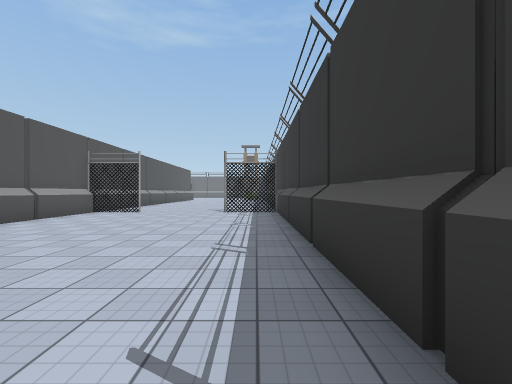
[1] (above)

24 first-person views from a walk through a Unity game level. The camera is 1.5 m above the floor, looks level and sees 90° across. The floor is counted in squares, 2 m on a side. Each view is taken from the middle of a square. On the plan, view 1 faces up. The plan holds only what a view shows up to about 9 squares ahead; the rest is blank. The place goes on beyond the plan. Some surface patterns are stand-ins.

[2]
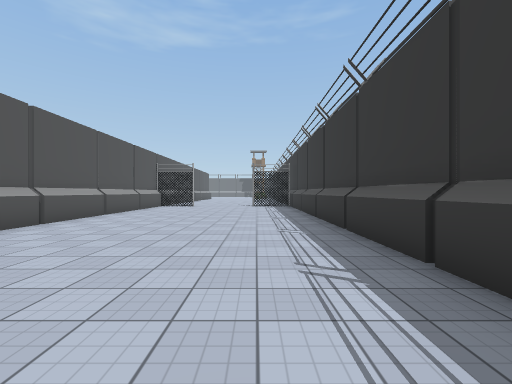

[3]
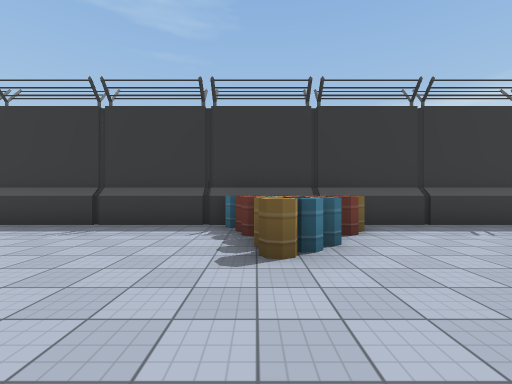

[4]
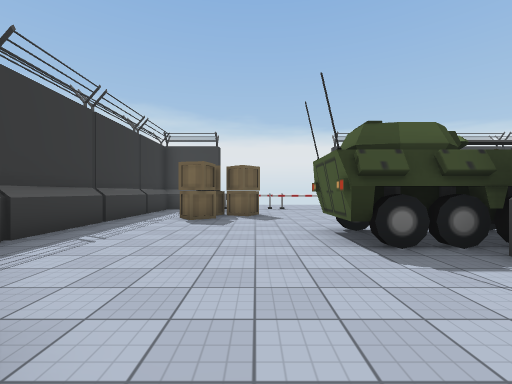

[5]
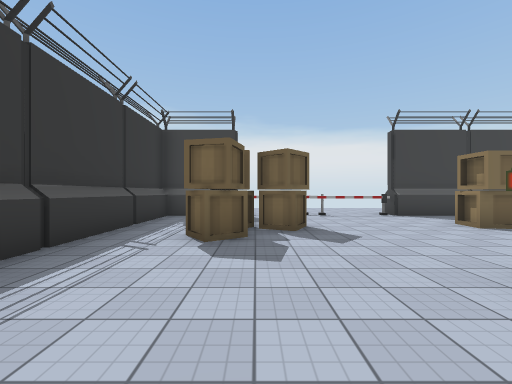

[6]
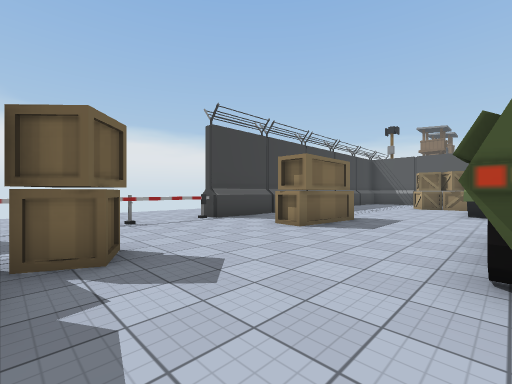

[7]
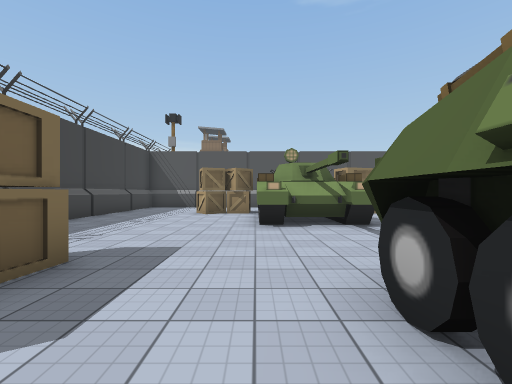

[8]
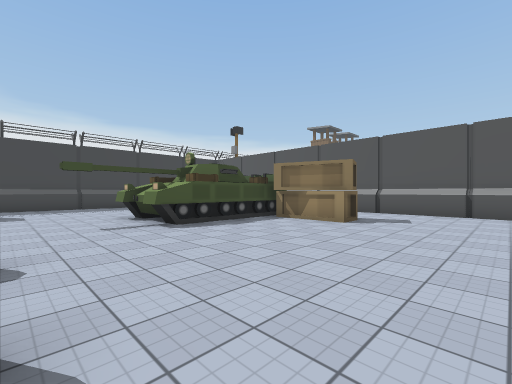

[9]
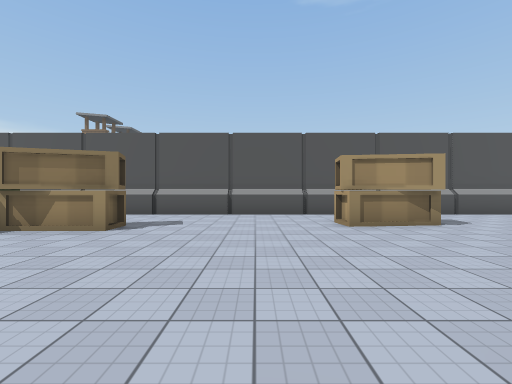

[10]
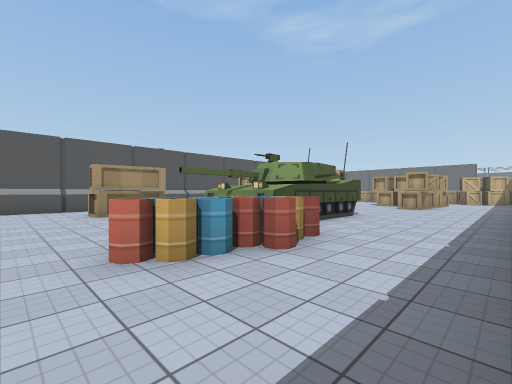

[11]
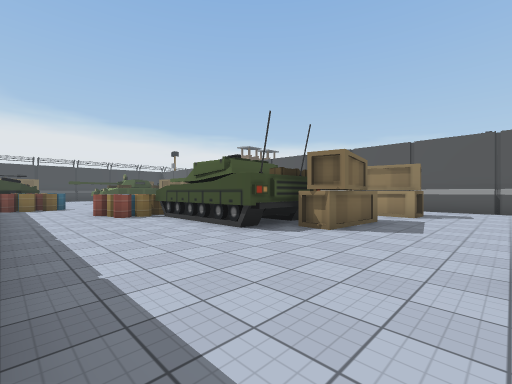

[12]
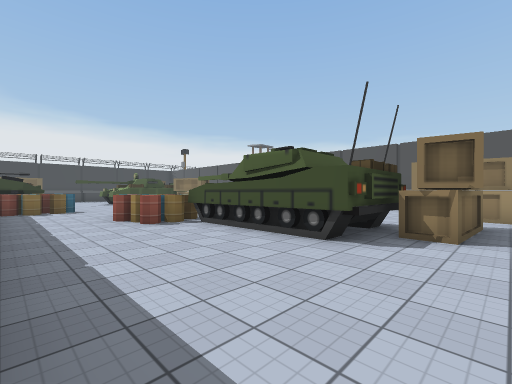

[13]
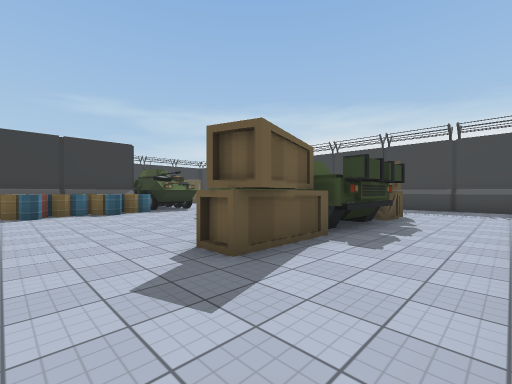

[14]
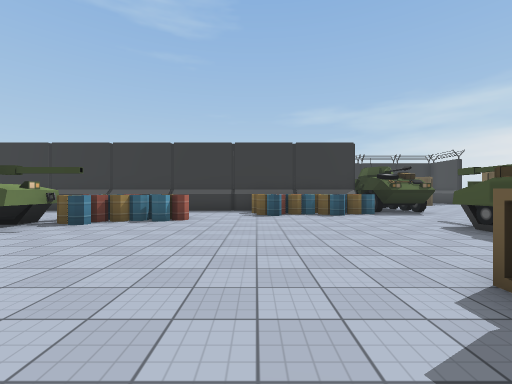

[15]
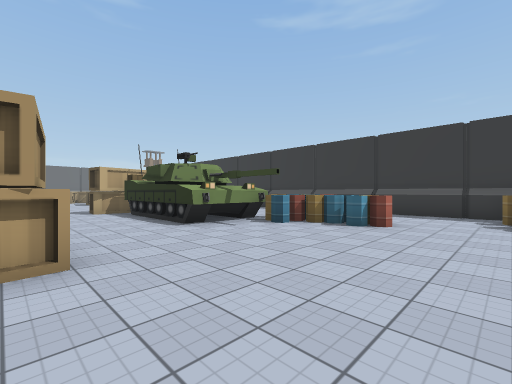

[16]
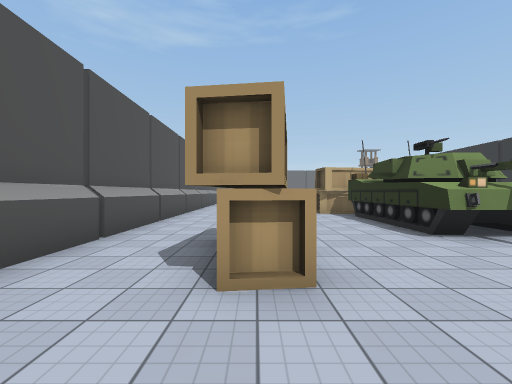

[17]
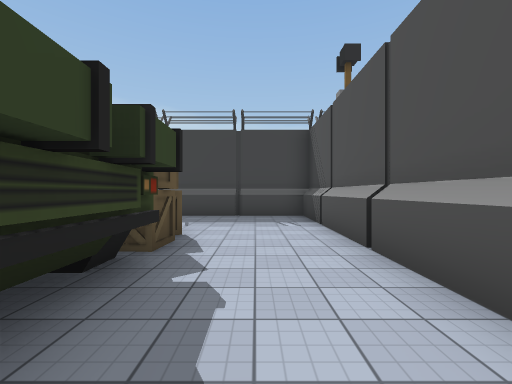

[18]
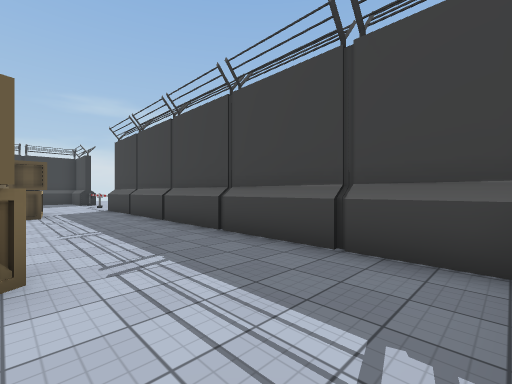

[19]
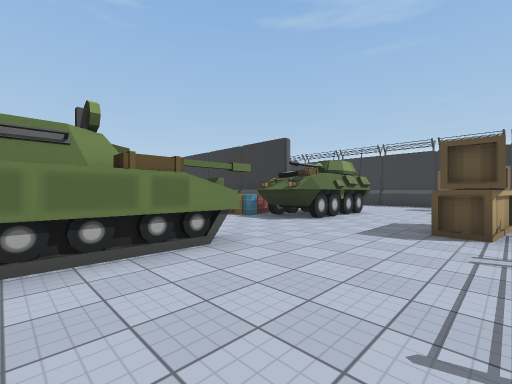

[20]
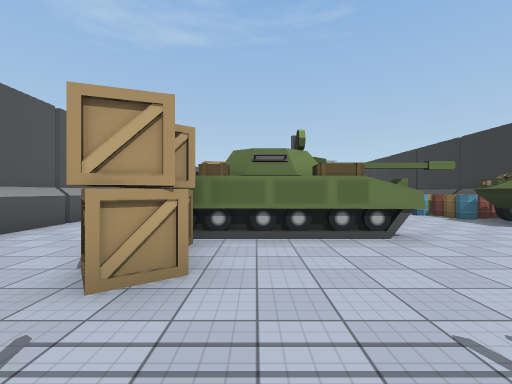

[21]
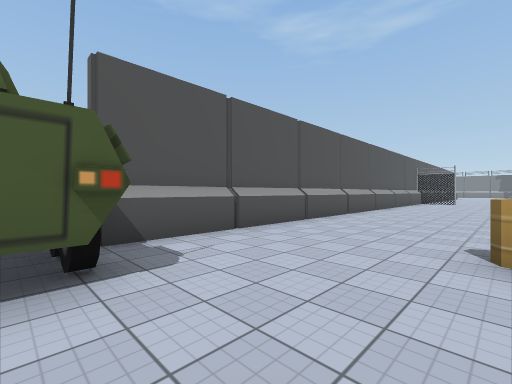

[22]
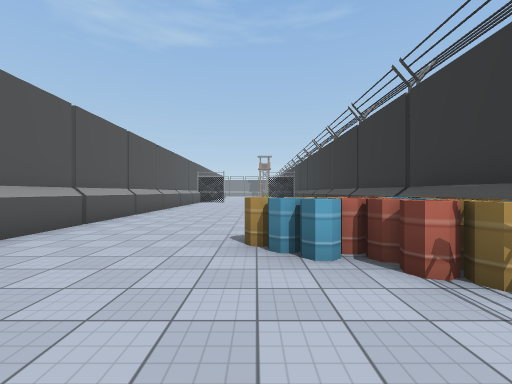

[23]
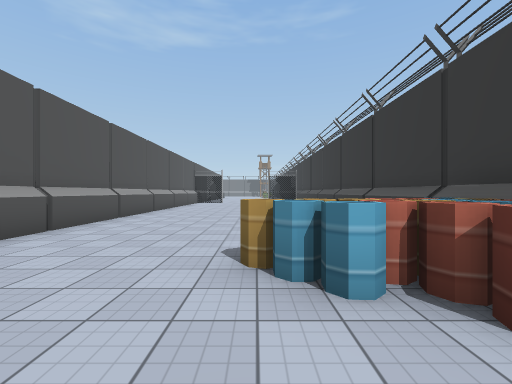

[24]
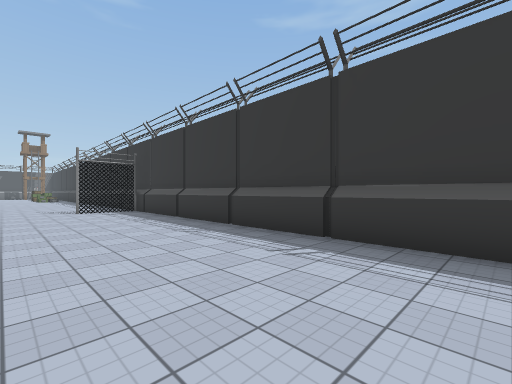

### Floor plan
Points are (right, up) in squares from view 1. A wall is a line through its corners. A room is listed if a view was taken in it or the views show most of it. See-through windows are left out.
Room 1 (views 1, 2, 3, 4, 5, 6, 7, 8, 9, 10, 11, 12, 13, 14, 15, 16, 17, 18, 19, 20, 21, 22, 23, 24)
walls: (-6.7, -3.5) (-6.7, -0.8); (-6, -0.6) (-6, -8.1); (-11.4, 1) (-12.8, 1) (-12.8, 1.6); (-6.6, -8.4) (-4.3, -8.4) (-4.3, -9.5); (-12.3, 1.2) (-13, 1.2); (-5.4, -8.6) (-4.6, -8.6); (-13, 1) (-13, 5.1); (-11.6, -8.4) (-11.6, -11); (-7.7, -9.8) (-7.7, -10.2) (-8.5, -9.9) (-8.5, -8.6) (-8, -8.4); (-6, 4.4) (-6, -0.5); (-11.4, -10.3) (-11.4, -10.8) (-12.5, -10.8); (-6, 5) (-6, 4.5); (-10.5, 5.1) (-10.5, 1.4); (-11.4, -11) (-15.9, -11) (-15.9, -8.4) (-11.4, -8.4) (-11.4, -9); (0.8, -4.4) (0.8, 6.1); (-13, 5.4) (-10.5, 5.4); (-16, -9) (-15.5, -9); (-18.5, -8.4) (-18.5, -13.9); (-6, 9) (-6, 5.9); (0.8, 6.3) (0.8, 8.1); (-8.9, -16.1) (-6.4, -16.1) (-6.4, -16.8); (-11.4, -16.1) (-9, -16.1); (-18.5, 6) (-18.5, -7.4); (0.8, -13.9) (0.8, -7.4); (-18.5, -14) (-18.5, -15.5); (0.1, -16.1) (0.8, -16.1) (0.8, -14); (-18.5, 9) (-18.5, 7.7); (-18.5, -16.1) (-11.5, -16.1)
low walls: (-12.4, 1.4) (-13, 1.4); (-7.5, -9.6) (-7.5, -8.6); (-12.7, -10.8) (-13.3, -10.8); (-13, 5.1) (-10.5, 5.1); (-13.9, -10.8) (-14.5, -10.8); (-15.6, -11) (-15.6, -8.4)
objects: crate (-16, -8) to (-15, -6); crate (-16, -1) to (-16, 1); crate (-16, 5) to (-16, 7); crate (-15, -13); crate (-15, -12); crate (-13, 6) to (-12, 6); barrel (-11, 0); barrel (-11, 1); barrel (-10, -2); barrel (-10, -1); other object (-10, 0); barrel (-10, 1); barrel (-9, -7); barrel (-9, -5); barrel (-9, 0); crate (-8, -14) to (-7, -13); barrel (-8, -8); barrel (-8, -7); barrel (-8, -6); barrel (-8, -5); barrel (-8, -4); wheel (-7, -10); wheel (-7, -8); other object (-7, -5); barrel (-7, -4); wheel (-6, -10); wheel (-6, -9); other object (-5, -16); wheel (-5, -10); wheel (-5, -8); barrier (-4, -16); other object (-3, -17) to (-2, -17); crate (-3, -14) to (-3, -13); crate (-2, -14) to (-1, -13); barrel (-2, -5); crate (-1, -13) to (-1, -12); barrel (-1, -6); other object (-1, -5); fence (-1, 9) to (0, 9); barrel (0, -7); other object (0, -6); barrel (0, -5); other object (1, -6); other object (1, -5)

Where each view was taken, in squares from view 1:
view 1: 0 up, 0 right, facing up
view 2: 4 down, 1 left, facing up
view 3: 5 down, 5 left, facing right
view 4: 5 down, 3 left, facing down
view 5: 8 down, 2 left, facing down
view 6: 10 down, 2 left, facing down-left
view 7: 11 down, 6 left, facing left
view 8: 3 down, 9 left, facing down-left
view 9: 3 down, 10 left, facing left
view 10: 3 down, 7 left, facing up-left
view 11: 9 up, 7 left, facing down-left
view 12: 7 up, 7 left, facing down-left
view 13: 4 down, 18 left, facing down-right
view 14: 4 down, 17 left, facing right
view 15: 4 down, 16 left, facing up-right
view 16: 3 down, 16 left, facing up
view 17: 8 down, 17 left, facing down
view 18: 13 down, 18 left, facing down-right
view 19: 14 down, 14 left, facing up-right
view 20: 15 down, 14 left, facing up
view 21: 9 down, 2 left, facing up-left
view 22: 9 down, 2 left, facing up
view 23: 8 down, 2 left, facing up
view 24: 1 down, 3 left, facing up-right
